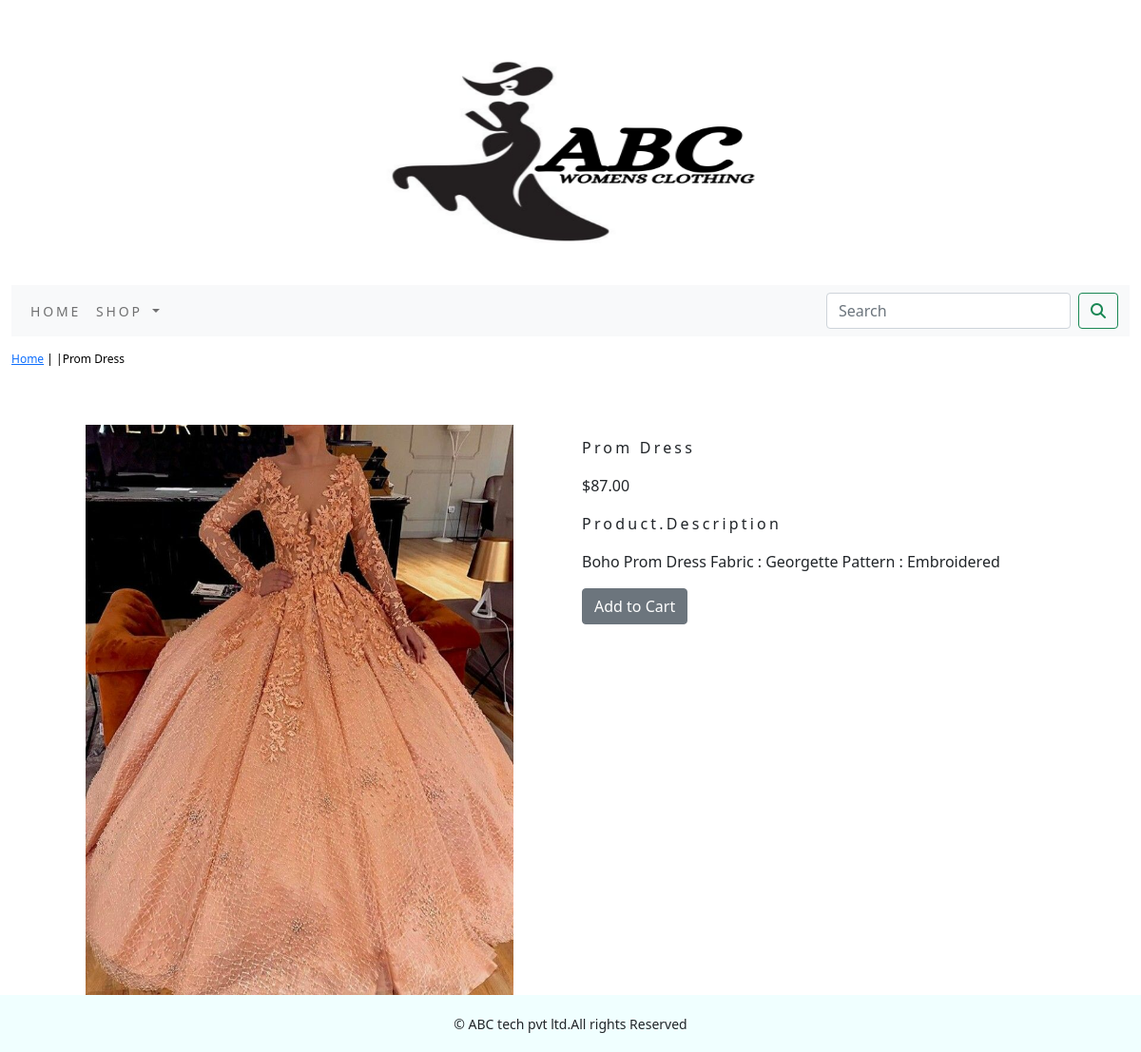
Page /shop/dresses/prom-dress/ on the committed database.
### shop/models.py (models this page shows, shortened)
class Product(models.Model):
    name = models.CharField(max_length=250, unique=True)
    slug = models.SlugField(max_length=250, unique=True)
    description = models.TextField(blank=True)
    price=models.DecimalField(max_digits=10,decimal_places=2)
    category=models.ForeignKey(Category,on_delete=models.CASCADE)
    image = models.ImageField(upload_to='product', blank=True)
    stock=models.IntegerField()
    available=models.BooleanField(default=True)
    created=models.DateTimeField(auto_now_add=True)
    updated=models.DateTimeField(auto_now=True)
    class Meta:
        ordering=('name',)
        verbose_name='product'
        verbose_name_plural='products'

### shop/views.py (the view)
# urls.py: path('<slug:c_slug>/<slug:product_slug>/',views.proDetail,name='prodCatdetail'),
def proDetail(request,c_slug,product_slug):
    try:
        product=Product.objects.get(category__slug=c_slug,slug=product_slug)
    except Exception as e:
        raise e
    return render(request,'product.html',{'product':product})

### cart/context_processors.py (called while the page is built)
def counter(request):
    item_count=0
    if 'admin' in request.path:
        return {}
    else:
        try:
            cart = Cart.objects.filter(cart_id=_cart_id(request))
            car_items=CartItem.objects.all().filter(cart=cart[:1])
            for cart_item in car_items:
                item_count += cart_item.quantity
        except Cart.DoesnNotExist:
            item_count=0
    return dict(item_count=item_count)

### cart/views.py (called while the page is built)
def _cart_id(request):
    cart=request.session.session_key
    if not cart:
        cart=request.session.create()
    return cart

### shop/context_processors.py (called while the page is built)
def menu_links(request):
    links=Category.objects.all()
    return dict(links=links)

### shop/models.py (called while the page is built)
    def get_url(self):
        return reverse('shop:products_by_category',args=[self.slug])

### templates/product.html (shortened to what this page needs)
{% extends 'base.html' %}
{% load static %}
{% block content %}
<div class="row my_prod_row_class">
  <div class="mx_auto">
    <p><a href="{% url 'shop:allProdCat' %}">Home</a> | <a href="{{product.category.get_url}}"></a>|{{product.name}}</p>
  </div>
</div>
<div class="container">
<br>
<div class="row">
  <div class="col-12 col-sm-12 col-md-12 col-lg-6 text-center">
    <div style="min-width-:18rem">
      <img src="{{product.image.url}}" alt="{{product.name}}" width="450px;" height="600px;">
    </div>
  </div>
    <div class="col-12 col-sm-12 col-md-12 col-lg-6">
      <div>
      <h1 class="my_prod_title">{{product.name}}</h1>
      <p>${{product.price}}</p>
      <p class="my_title">Product.Description</p>
      <p class="text-justify my_prod_text">{{product.description}}</p>
      {% if product.stock <= 0 %}
      <p class="text-justify my_prod_text"><b>Out of Stock</b></p>
      {% else %}
      <a class="btn btn-secondary" href="{% url 'cart:add_cart' product.id %}">Add to Cart</a>
      {% endif %}
    </div>
  </div>
  </div>
  </div>
</div>
{% endblock %}

### static/css/custom.css (style rules this page uses)
.my_title { font-size:16px; text_transform:uppercase; letter-spacing:.2em; }
.my_prod_row_class { padding-top:15px; padding-bottom:20px; }
.my_prod_row_class .mx_auto { color:#000; font-size:12px; text-decoration:name; }
.my_prod_title { font-size:16px; text_transform:uppercase; letter-spacing:.2em; padding-top:15px; padding-bottom:10px; }
.my_prod_text { padding-right:20px; }

### rows in the picture
Product: name "Prom Dress", image (picture), price "87.00", description "Boho Prom Dress Fabric : Georgette Pattern : Embroidered"
